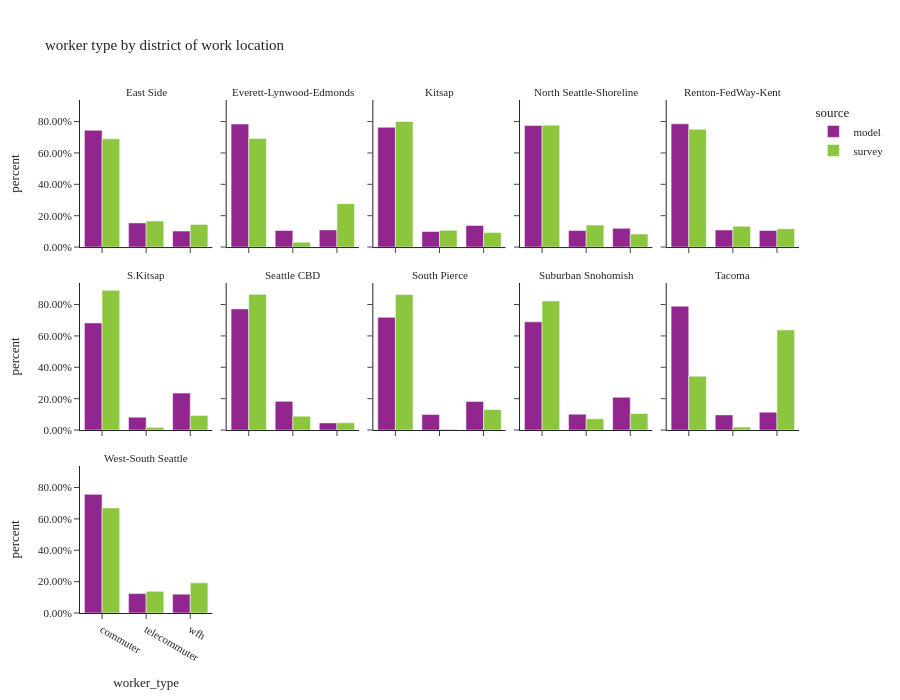

The notebook cell saved with this chart:
### Code cell
df_worker_count = workers.groupby(['source','district_name_work','worker_type'])['pdexpfac']. \
    sum().reset_index()
df_worker_count['percent'] = df_worker_count.groupby(['source','district_name_work'], group_keys=False)['pdexpfac']. \
    apply(lambda x: x / float(x.sum()))

df_worker_count_ct = workers.groupby(['source','district_name_work','worker_type'])['pdexpfac'].count().reset_index(). \
    rename(columns={'pdexpfac':'sample count'})
df_worker_count = df_worker_count.merge(df_worker_count_ct, on=['source','district_name_work','worker_type']). \
    rename(columns={'pdexpfac':'total count'})

fig = px.bar(df_worker_count.sort_values(by=['source','district_name_work']), x='worker_type', y="percent",
             facet_col="district_name_work",facet_col_wrap=5,color="source",
             barmode="group",hover_data=['sample count','total count'],
             title="worker type by district of work location")
fig.for_each_annotation(lambda a: a.update(text = a.text.split("=")[-1]))
fig.update_layout(height=700, width=900, font=dict(size=11))
fig.for_each_yaxis(lambda a: a.update(tickformat = ".2%"))
fig.update_xaxes(categoryorder='array', categoryarray= ['commuter','telecommuter','wfh'])
fig.show()

### Figure 1 — Plotly figure (JSON) as saved in the notebook; plotly's stock layout.template omitted (floating-point values rounded to 4 significant figures)
{"data": [{"alignmentgroup": "True", "customdata": [[183500.0, 306100.0], [38190.0, 63330.0], [20950.0, 41880.0]], "hovertemplate": "source=model<br>district_name_work=East Side<br>worker_type=%{x}<br>percent=%{y}<br>sample count=%{customdata[0]}<br>total count=%{customdata[1]}<extra></extra>", "legendgroup": "model", "marker": {"color": "#91268F", "pattern": {"shape": ""}}, "name": "model", "offsetgroup": "model", "orientation": "v", "showlegend": true, "textposition": "auto", "type": "bar", "x": ["commuter", "telecommuter", "wfh"], "xaxis": "x11", "y": [0.7442, 0.154, 0.1018], "yaxis": "y11"}, {"alignmentgroup": "True", "customdata": [[68350.0, 131700.0], [9291.0, 17770.0], [9185.0, 18370.0]], "hovertemplate": "source=model<br>district_name_work=Everett-Lynwood-Edmonds<br>worker_type=%{x}<br>percent=%{y}<br>sample count=%{customdata[0]}<br>total count=%{customdata[1]}<extra></extra>", "legendgroup": "model", "marker": {"color": "#91268F", "pattern": {"shape": ""}}, "name": "model", "offsetgroup": "model", "orientation": "v", "showlegend": false, "textposition": "auto", "type": "bar", "x": ["commuter", "telecommuter", "wfh"], "xaxis": "x12", "y": [0.7847, 0.1059, 0.1095], "yaxis": "y12"}, {"alignmentgroup": "True", "customdata": [[75640.0, 80850.0], [10470.0, 10490.0], [7281.0, 14560.0]], "hovertemplate": "source=model<br>district_name_work=Kitsap<br>worker_type=%{x}<br>percent=%{y}<br>sample count=%{customdata[0]}<br>total count=%{customdata[1]}<extra></extra>", "legendgroup": "model", "marker": {"color": "#91268F", "pattern": {"shape": ""}}, "name": "model", "offsetgroup": "model", "orientation": "v", "showlegend": false, "textposition": "auto", "type": "bar", "x": ["commuter", "telecommuter", "wfh"], "xaxis": "x13", "y": [0.7635, 0.09901, 0.1375], "yaxis": "y13"}, {"alignmentgroup": "True", "customdata": [[87140.0, 149600.0], [11970.0, 20310.0], [11550.0, 23080.0]], "hovertemplate": "source=model<br>district_name_work=North Seattle-Shoreline<br>worker_type=%{x}<br>percent=%{y}<br>sample count=%{customdata[0]}<br>total count=%{customdata[1]}<extra></extra>", "legendgroup": "model", "marker": {"color": "#91268F", "pattern": {"shape": ""}}, "name": "model", "offsetgroup": "model", "orientation": "v", "showlegend": false, "textposition": "auto", "type": "bar", "x": ["commuter", "telecommuter", "wfh"], "xaxis": "x14", "y": [0.7752, 0.1052, 0.1196], "yaxis": "y14"}, {"alignmentgroup": "True", "customdata": [[340400.0, 268000.0], [48900.0, 37160.0], [18040.0, 36030.0]], "hovertemplate": "source=model<br>district_name_work=Renton-FedWay-Kent<br>worker_type=%{x}<br>percent=%{y}<br>sample count=%{customdata[0]}<br>total count=%{customdata[1]}<extra></extra>", "legendgroup": "model", "marker": {"color": "#91268F", "pattern": {"shape": ""}}, "name": "model", "offsetgroup": "model", "orientation": "v", "showlegend": false, "textposition": "auto", "type": "bar", "x": ["commuter", "telecommuter", "wfh"], "xaxis": "x15", "y": [0.7855, 0.1089, 0.1056], "yaxis": "y15"}, {"alignmentgroup": "True", "customdata": [[46700.0, 14950.0], [5624.0, 1802.0], [20620.0, 5154.0]], "hovertemplate": "source=model<br>district_name_work=S.Kitsap<br>worker_type=%{x}<br>percent=%{y}<br>sample count=%{customdata[0]}<br>total count=%{customdata[1]}<extra></extra>", "legendgroup": "model", "marker": {"color": "#91268F", "pattern": {"shape": ""}}, "name": "model", "offsetgroup": "model", "orientation": "v", "showlegend": false, "textposition": "auto", "type": "bar", "x": ["commuter", "telecommuter", "wfh"], "xaxis": "x6", "y": [0.6825, 0.08222, 0.2353], "yaxis": "y6"}, {"alignmentgroup": "True", "customdata": [[173600.0, 270300.0], [41040.0, 63970.0], [7953.0, 15870.0]], "hovertemplate": "source=model<br>district_name_work=Seattle CBD<br>worker_type=%{x}<br>percent=%{y}<br>sample count=%{customdata[0]}<br>total count=%{customdata[1]}<extra></extra>", "legendgroup": "model", "marker": {"color": "#91268F", "pattern": {"shape": ""}}, "name": "model", "offsetgroup": "model", "orientation": "v", "showlegend": false, "textposition": "auto", "type": "bar", "x": ["commuter", "telecommuter", "wfh"], "xaxis": "x7", "y": [0.7719, 0.1827, 0.04534], "yaxis": "y7"}, {"alignmentgroup": "True", "customdata": [[447000.0, 138700.0], [60070.0, 19150.0], [140900.0, 35230.0]], "hovertemplate": "source=model<br>district_name_work=South Pierce<br>worker_type=%{x}<br>percent=%{y}<br>sample count=%{customdata[0]}<br>total count=%{customdata[1]}<extra></extra>", "legendgroup": "model", "marker": {"color": "#91268F", "pattern": {"shape": ""}}, "name": "model", "offsetgroup": "model", "orientation": "v", "showlegend": false, "textposition": "auto", "type": "bar", "x": ["commuter", "telecommuter", "wfh"], "xaxis": "x8", "y": [0.7185, 0.09914, 0.1824], "yaxis": "y8"}, {"alignmentgroup": "True", "customdata": [[56070.0, 109300.0], [8250.0, 15990.0], [16590.0, 33180.0]], "hovertemplate": "source=model<br>district_name_work=Suburban Snohomish<br>worker_type=%{x}<br>percent=%{y}<br>sample count=%{customdata[0]}<br>total count=%{customdata[1]}<extra></extra>", "legendgroup": "model", "marker": {"color": "#91268F", "pattern": {"shape": ""}}, "name": "model", "offsetgroup": "model", "orientation": "v", "showlegend": false, "textposition": "auto", "type": "bar", "x": ["commuter", "telecommuter", "wfh"], "xaxis": "x9", "y": [0.6898, 0.1009, 0.2093], "yaxis": "y9"}, {"alignmentgroup": "True", "customdata": [[377700.0, 113100.0], [45540.0, 13840.0], [65390.0, 16350.0]], "hovertemplate": "source=model<br>district_name_work=Tacoma<br>worker_type=%{x}<br>percent=%{y}<br>sample count=%{customdata[0]}<br>total count=%{customdata[1]}<extra></extra>", "legendgroup": "model", "marker": {"color": "#91268F", "pattern": {"shape": ""}}, "name": "model", "offsetgroup": "model", "orientation": "v", "showlegend": false, "textposition": "auto", "type": "bar", "x": ["commuter", "telecommuter", "wfh"], "xaxis": "x10", "y": [0.7893, 0.0966, 0.1141], "yaxis": "y10"}, {"alignmentgroup": "True", "customdata": [[82260.0, 107700.0], [13740.0, 17620.0], [8541.0, 17090.0]], "hovertemplate": "source=model<br>district_name_work=West-South Seattle<br>worker_type=%{x}<br>percent=%{y}<br>sample count=%{customdata[0]}<br>total count=%{customdata[1]}<extra></extra>", "legendgroup": "model", "marker": {"color": "#91268F", "pattern": {"shape": ""}}, "name": "model", "offsetgroup": "model", "orientation": "v", "showlegend": false, "textposition": "auto", "type": "bar", "x": ["commuter", "telecommuter", "wfh"], "xaxis": "x", "y": [0.7562, 0.1238, 0.12], "yaxis": "y"}, {"alignmentgroup": "True", "customdata": [[544.0, 205200.0], [271.0, 49370.0], [201.0, 42970.0]], "hovertemplate": "source=survey<br>district_name_work=East Side<br>worker_type=%{x}<br>percent=%{y}<br>sample count=%{customdata[0]}<br>total count=%{customdata[1]}<extra></extra>", "legendgroup": "survey", "marker": {"color": "#8CC63E", "pattern": {"shape": ""}}, "name": "survey", "offsetgroup": "survey", "orientation": "v", "showlegend": true, "textposition": "auto", "type": "bar", "x": ["commuter", "telecommuter", "wfh"], "xaxis": "x11", "y": [0.6897, 0.1659, 0.1444], "yaxis": "y11"}, {"alignmentgroup": "True", "customdata": [[50.0, 38510.0], [11.0, 1700.0], [29.0, 15390.0]], "hovertemplate": "source=survey<br>district_name_work=Everett-Lynwood-Edmonds<br>worker_type=%{x}<br>percent=%{y}<br>sample count=%{customdata[0]}<br>total count=%{customdata[1]}<extra></extra>", "legendgroup": "survey", "marker": {"color": "#8CC63E", "pattern": {"shape": ""}}, "name": "survey", "offsetgroup": "survey", "orientation": "v", "showlegend": false, "textposition": "auto", "type": "bar", "x": ["commuter", "telecommuter", "wfh"], "xaxis": "x12", "y": [0.6926, 0.03058, 0.2768], "yaxis": "y12"}, {"alignmentgroup": "True", "customdata": [[94.0, 67070.0], [18.0, 8945.0], [35.0, 7721.0]], "hovertemplate": "source=survey<br>district_name_work=Kitsap<br>worker_type=%{x}<br>percent=%{y}<br>sample count=%{customdata[0]}<br>total count=%{customdata[1]}<extra></extra>", "legendgroup": "survey", "marker": {"color": "#8CC63E", "pattern": {"shape": ""}}, "name": "survey", "offsetgroup": "survey", "orientation": "v", "showlegend": false, "textposition": "auto", "type": "bar", "x": ["commuter", "telecommuter", "wfh"], "xaxis": "x13", "y": [0.801, 0.1068, 0.09221], "yaxis": "y13"}, {"alignmentgroup": "True", "customdata": [[208.0, 125300.0], [69.0, 22570.0], [112.0, 13380.0]], "hovertemplate": "source=survey<br>district_name_work=North Seattle-Shoreline<br>worker_type=%{x}<br>percent=%{y}<br>sample count=%{customdata[0]}<br>total count=%{customdata[1]}<extra></extra>", "legendgroup": "survey", "marker": {"color": "#8CC63E", "pattern": {"shape": ""}}, "name": "survey", "offsetgroup": "survey", "orientation": "v", "showlegend": false, "textposition": "auto", "type": "bar", "x": ["commuter", "telecommuter", "wfh"], "xaxis": "x14", "y": [0.7771, 0.1399, 0.08296], "yaxis": "y14"}, {"alignmentgroup": "True", "customdata": [[493.0, 269100.0], [215.0, 47460.0], [165.0, 41970.0]], "hovertemplate": "source=survey<br>district_name_work=Renton-FedWay-Kent<br>worker_type=%{x}<br>percent=%{y}<br>sample count=%{customdata[0]}<br>total count=%{customdata[1]}<extra></extra>", "legendgroup": "survey", "marker": {"color": "#8CC63E", "pattern": {"shape": ""}}, "name": "survey", "offsetgroup": "survey", "orientation": "v", "showlegend": false, "textposition": "auto", "type": "bar", "x": ["commuter", "telecommuter", "wfh"], "xaxis": "x15", "y": [0.7506, 0.1324, 0.1171], "yaxis": "y15"}, {"alignmentgroup": "True", "customdata": [[42.0, 44370.0], [8.0, 852.0], [10.0, 4599.0]], "hovertemplate": "source=survey<br>district_name_work=S.Kitsap<br>worker_type=%{x}<br>percent=%{y}<br>sample count=%{customdata[0]}<br>total count=%{customdata[1]}<extra></extra>", "legendgroup": "survey", "marker": {"color": "#8CC63E", "pattern": {"shape": ""}}, "name": "survey", "offsetgroup": "survey", "orientation": "v", "showlegend": false, "textposition": "auto", "type": "bar", "x": ["commuter", "telecommuter", "wfh"], "xaxis": "x6", "y": [0.8906, 0.0171, 0.09232], "yaxis": "y6"}, {"alignmentgroup": "True", "customdata": [[118.0, 56800.0], [41.0, 5782.0], [29.0, 3025.0]], "hovertemplate": "source=survey<br>district_name_work=Seattle CBD<br>worker_type=%{x}<br>percent=%{y}<br>sample count=%{customdata[0]}<br>total count=%{customdata[1]}<extra></extra>", "legendgroup": "survey", "marker": {"color": "#8CC63E", "pattern": {"shape": ""}}, "name": "survey", "offsetgroup": "survey", "orientation": "v", "showlegend": false, "textposition": "auto", "type": "bar", "x": ["commuter", "telecommuter", "wfh"], "xaxis": "x7", "y": [0.8657, 0.08814, 0.04611], "yaxis": "y7"}, {"alignmentgroup": "True", "customdata": [[113.0, 133600.0], [8.0, 812.8], [46.0, 20200.0]], "hovertemplate": "source=survey<br>district_name_work=South Pierce<br>worker_type=%{x}<br>percent=%{y}<br>sample count=%{customdata[0]}<br>total count=%{customdata[1]}<extra></extra>", "legendgroup": "survey", "marker": {"color": "#8CC63E", "pattern": {"shape": ""}}, "name": "survey", "offsetgroup": "survey", "orientation": "v", "showlegend": false, "textposition": "auto", "type": "bar", "x": ["commuter", "telecommuter", "wfh"], "xaxis": "x8", "y": [0.8641, 0.005257, 0.1307], "yaxis": "y8"}, {"alignmentgroup": "True", "customdata": [[207.0, 185800.0], [35.0, 16180.0], [48.0, 23890.0]], "hovertemplate": "source=survey<br>district_name_work=Suburban Snohomish<br>worker_type=%{x}<br>percent=%{y}<br>sample count=%{customdata[0]}<br>total count=%{customdata[1]}<extra></extra>", "legendgroup": "survey", "marker": {"color": "#8CC63E", "pattern": {"shape": ""}}, "name": "survey", "offsetgroup": "survey", "orientation": "v", "showlegend": false, "textposition": "auto", "type": "bar", "x": ["commuter", "telecommuter", "wfh"], "xaxis": "x9", "y": [0.8226, 0.07162, 0.1058], "yaxis": "y9"}, {"alignmentgroup": "True", "customdata": [[27.0, 9459.0], [6.0, 514.4], [9.0, 17590.0]], "hovertemplate": "source=survey<br>district_name_work=Tacoma<br>worker_type=%{x}<br>percent=%{y}<br>sample count=%{customdata[0]}<br>total count=%{customdata[1]}<extra></extra>", "legendgroup": "survey", "marker": {"color": "#8CC63E", "pattern": {"shape": ""}}, "name": "survey", "offsetgroup": "survey", "orientation": "v", "showlegend": false, "textposition": "auto", "type": "bar", "x": ["commuter", "telecommuter", "wfh"], "xaxis": "x10", "y": [0.3432, 0.01866, 0.6382], "yaxis": "y10"}, {"alignmentgroup": "True", "customdata": [[160.0, 76580.0], [60.0, 15790.0], [85.0, 21990.0]], "hovertemplate": "source=survey<br>district_name_work=West-South Seattle<br>worker_type=%{x}<br>percent=%{y}<br>sample count=%{customdata[0]}<br>total count=%{customdata[1]}<extra></extra>", "legendgroup": "survey", "marker": {"color": "#8CC63E", "pattern": {"shape": ""}}, "name": "survey", "offsetgroup": "survey", "orientation": "v", "showlegend": false, "textposition": "auto", "type": "bar", "x": ["commuter", "telecommuter", "wfh"], "xaxis": "x", "y": [0.6696, 0.1381, 0.1923], "yaxis": "y"}], "layout": {"annotations": [{"font": {}, "showarrow": false, "text": "West-South Seattle", "x": 0.092, "xanchor": "center", "xref": "paper", "y": 0.2867, "yanchor": "bottom", "yref": "paper"}, {"font": {}, "showarrow": false, "text": "S.Kitsap", "x": 0.092, "xanchor": "center", "xref": "paper", "y": 0.6433, "yanchor": "bottom", "yref": "paper"}, {"font": {}, "showarrow": false, "text": "Seattle CBD", "x": 0.296, "xanchor": "center", "xref": "paper", "y": 0.6433, "yanchor": "bottom", "yref": "paper"}, {"font": {}, "showarrow": false, "text": "South Pierce", "x": 0.5, "xanchor": "center", "xref": "paper", "y": 0.6433, "yanchor": "bottom", "yref": "paper"}, {"font": {}, "showarrow": false, "text": "Suburban Snohomish", "x": 0.704, "xanchor": "center", "xref": "paper", "y": 0.6433, "yanchor": "bottom", "yref": "paper"}, {"font": {}, "showarrow": false, "text": "Tacoma", "x": 0.908, "xanchor": "center", "xref": "paper", "y": 0.6433, "yanchor": "bottom", "yref": "paper"}, {"font": {}, "showarrow": false, "text": "East Side", "x": 0.092, "xanchor": "center", "xref": "paper", "y": 1.0, "yanchor": "bottom", "yref": "paper"}, {"font": {}, "showarrow": false, "text": "Everett-Lynwood-Edmonds", "x": 0.296, "xanchor": "center", "xref": "paper", "y": 1.0, "yanchor": "bottom", "yref": "paper"}, {"font": {}, "showarrow": false, "text": "Kitsap", "x": 0.5, "xanchor": "center", "xref": "paper", "y": 1.0, "yanchor": "bottom", "yref": "paper"}, {"font": {}, "showarrow": false, "text": "North Seattle-Shoreline", "x": 0.704, "xanchor": "center", "xref": "paper", "y": 1.0, "yanchor": "bottom", "yref": "paper"}, {"font": {}, "showarrow": false, "text": "Renton-FedWay-Kent", "x": 0.908, "xanchor": "center", "xref": "paper", "y": 1.0, "yanchor": "bottom", "yref": "paper"}], "barmode": "group", "font": {"size": 11}, "height": 700, "legend": {"title": {"text": "source"}, "tracegroupgap": 0}, "title": {"text": "worker type by district of work location"}, "width": 900, "xaxis": {"anchor": "y", "categoryarray": ["commuter", "telecommuter", "wfh"], "categoryorder": "array", "domain": [0.0, 0.184], "title": {"text": "worker_type"}}, "xaxis10": {"anchor": "y10", "categoryarray": ["commuter", "telecommuter", "wfh"], "categoryorder": "array", "domain": [0.816, 1.0], "matches": "x", "showticklabels": false}, "xaxis11": {"anchor": "y11", "categoryarray": ["commuter", "telecommuter", "wfh"], "categoryorder": "array", "domain": [0.0, 0.184], "matches": "x", "showticklabels": false}, "xaxis12": {"anchor": "y12", "categoryarray": ["commuter", "telecommuter", "wfh"], "categoryorder": "array", "domain": [0.204, 0.388], "matches": "x", "showticklabels": false}, "xaxis13": {"anchor": "y13", "categoryarray": ["commuter", "telecommuter", "wfh"], "categoryorder": "array", "domain": [0.408, 0.592], "matches": "x", "showticklabels": false}, "xaxis14": {"anchor": "y14", "categoryarray": ["commuter", "telecommuter", "wfh"], "categoryorder": "array", "domain": [0.612, 0.796], "matches": "x", "showticklabels": false}, "xaxis15": {"anchor": "y15", "categoryarray": ["commuter", "telecommuter", "wfh"], "categoryorder": "array", "domain": [0.816, 1.0], "matches": "x", "showticklabels": false}, "xaxis2": {"anchor": "y2", "categoryarray": ["commuter", "telecommuter", "wfh"], "categoryorder": "array", "domain": [0.204, 0.388], "matches": "x", "title": {"text": "worker_type"}}, "xaxis3": {"anchor": "y3", "categoryarray": ["commuter", "telecommuter", "wfh"], "categoryorder": "array", "domain": [0.408, 0.592], "matches": "x", "title": {"text": "worker_type"}}, "xaxis4": {"anchor": "y4", "categoryarray": ["commuter", "telecommuter", "wfh"], "categoryorder": "array", "domain": [0.612, 0.796], "matches": "x", "title": {"text": "worker_type"}}, "xaxis5": {"anchor": "y5", "categoryarray": ["commuter", "telecommuter", "wfh"], "categoryorder": "array", "domain": [0.816, 1.0], "matches": "x", "title": {"text": "worker_type"}}, "xaxis6": {"anchor": "y6", "categoryarray": ["commuter", "telecommuter", "wfh"], "categoryorder": "array", "domain": [0.0, 0.184], "matches": "x", "showticklabels": false}, "xaxis7": {"anchor": "y7", "categoryarray": ["commuter", "telecommuter", "wfh"], "categoryorder": "array", "domain": [0.204, 0.388], "matches": "x", "showticklabels": false}, "xaxis8": {"anchor": "y8", "categoryarray": ["commuter", "telecommuter", "wfh"], "categoryorder": "array", "domain": [0.408, 0.592], "matches": "x", "showticklabels": false}, "xaxis9": {"anchor": "y9", "categoryarray": ["commuter", "telecommuter", "wfh"], "categoryorder": "array", "domain": [0.612, 0.796], "matches": "x", "showticklabels": false}, "yaxis": {"anchor": "x", "domain": [0.0, 0.2867], "tickformat": ".2%", "title": {"text": "percent"}}, "yaxis10": {"anchor": "x10", "domain": [0.3567, 0.6433], "matches": "y", "showticklabels": false, "tickformat": ".2%"}, "yaxis11": {"anchor": "x11", "domain": [0.7133, 1.0], "matches": "y", "tickformat": ".2%", "title": {"text": "percent"}}, "yaxis12": {"anchor": "x12", "domain": [0.7133, 1.0], "matches": "y", "showticklabels": false, "tickformat": ".2%"}, "yaxis13": {"anchor": "x13", "domain": [0.7133, 1.0], "matches": "y", "showticklabels": false, "tickformat": ".2%"}, "yaxis14": {"anchor": "x14", "domain": [0.7133, 1.0], "matches": "y", "showticklabels": false, "tickformat": ".2%"}, "yaxis15": {"anchor": "x15", "domain": [0.7133, 1.0], "matches": "y", "showticklabels": false, "tickformat": ".2%"}, "yaxis2": {"anchor": "x2", "domain": [0.0, 0.2867], "matches": "y", "showticklabels": false, "tickformat": ".2%"}, "yaxis3": {"anchor": "x3", "domain": [0.0, 0.2867], "matches": "y", "showticklabels": false, "tickformat": ".2%"}, "yaxis4": {"anchor": "x4", "domain": [0.0, 0.2867], "matches": "y", "showticklabels": false, "tickformat": ".2%"}, "yaxis5": {"anchor": "x5", "domain": [0.0, 0.2867], "matches": "y", "showticklabels": false, "tickformat": ".2%"}, "yaxis6": {"anchor": "x6", "domain": [0.3567, 0.6433], "matches": "y", "tickformat": ".2%", "title": {"text": "percent"}}, "yaxis7": {"anchor": "x7", "domain": [0.3567, 0.6433], "matches": "y", "showticklabels": false, "tickformat": ".2%"}, "yaxis8": {"anchor": "x8", "domain": [0.3567, 0.6433], "matches": "y", "showticklabels": false, "tickformat": ".2%"}, "yaxis9": {"anchor": "x9", "domain": [0.3567, 0.6433], "matches": "y", "showticklabels": false, "tickformat": ".2%"}}}
